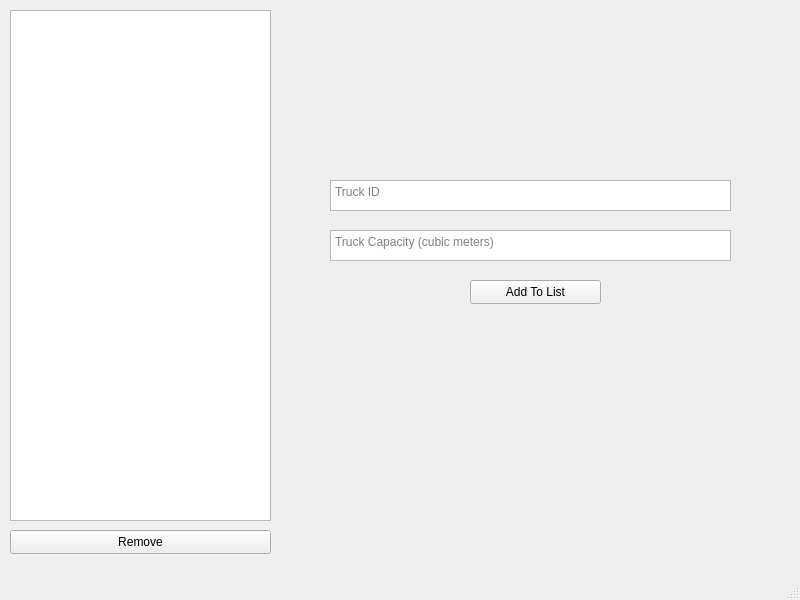
<?xml version="1.0" encoding="UTF-8"?>
<ui version="4.0">
 <class>ManageTrucks</class>
 <widget class="QMainWindow" name="ManageTrucks">
  <property name="geometry">
   <rect>
    <x>0</x>
    <y>0</y>
    <width>800</width>
    <height>600</height>
   </rect>
  </property>
  <property name="windowTitle">
   <string>Manage Trucks</string>
  </property>
  <widget class="QWidget" name="centralwidget">
   <widget class="QListWidget" name="truckList">
    <property name="geometry">
     <rect>
      <x>10</x>
      <y>10</y>
      <width>261</width>
      <height>511</height>
     </rect>
    </property>
   </widget>
   <widget class="QPushButton" name="remove">
    <property name="geometry">
     <rect>
      <x>10</x>
      <y>530</y>
      <width>261</width>
      <height>24</height>
     </rect>
    </property>
    <property name="text">
     <string>Remove</string>
    </property>
   </widget>
   <widget class="QTextEdit" name="truckID">
    <property name="geometry">
     <rect>
      <x>330</x>
      <y>180</y>
      <width>401</width>
      <height>31</height>
     </rect>
    </property>
    <property name="placeholderText">
     <string>Truck ID</string>
    </property>
   </widget>
   <widget class="QTextEdit" name="truckCapacity">
    <property name="geometry">
     <rect>
      <x>330</x>
      <y>230</y>
      <width>401</width>
      <height>31</height>
     </rect>
    </property>
    <property name="placeholderText">
     <string>Truck Capacity (cubic meters)</string>
    </property>
   </widget>
   <widget class="QPushButton" name="addToList">
    <property name="geometry">
     <rect>
      <x>470</x>
      <y>280</y>
      <width>131</width>
      <height>24</height>
     </rect>
    </property>
    <property name="text">
     <string>Add To List</string>
    </property>
   </widget>
  </widget>
  <widget class="QMenuBar" name="menubar">
   <property name="geometry">
    <rect>
     <x>0</x>
     <y>0</y>
     <width>800</width>
     <height>22</height>
    </rect>
   </property>
  </widget>
  <widget class="QStatusBar" name="statusbar"/>
 </widget>
 <resources/>
 <connections/>
</ui>
